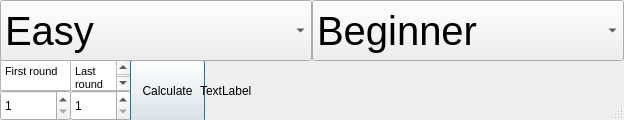
<?xml version="1.0" encoding="UTF-8"?>
<ui version="4.0">
 <class>MainWindow</class>
 <widget class="QDialog" name="MainWindow">
  <property name="geometry">
   <rect>
    <x>0</x>
    <y>0</y>
    <width>624</width>
    <height>120</height>
   </rect>
  </property>
  <property name="cursor">
   <cursorShape>ArrowCursor</cursorShape>
  </property>
  <property name="windowTitle">
   <string>Xp Calculator</string>
  </property>
  <property name="whatsThis">
   <string>&lt;html&gt;&lt;head/&gt;&lt;body&gt;&lt;p&gt;Calculate XP&lt;/p&gt;&lt;/body&gt;&lt;/html&gt;</string>
  </property>
  <property name="sizeGripEnabled">
   <bool>true</bool>
  </property>
  <property name="modal">
   <bool>true</bool>
  </property>
  <widget class="QSpinBox" name="FirstR">
   <property name="geometry">
    <rect>
     <x>0</x>
     <y>90</y>
     <width>71</width>
     <height>31</height>
    </rect>
   </property>
   <property name="minimum">
    <number>1</number>
   </property>
   <property name="maximum">
    <number>1000000000</number>
   </property>
  </widget>
  <widget class="QSpinBox" name="FinalR">
   <property name="geometry">
    <rect>
     <x>70</x>
     <y>90</y>
     <width>61</width>
     <height>31</height>
    </rect>
   </property>
   <property name="minimum">
    <number>1</number>
   </property>
   <property name="maximum">
    <number>1000000000</number>
   </property>
  </widget>
  <widget class="QTextBrowser" name="t1">
   <property name="geometry">
    <rect>
     <x>70</x>
     <y>60</y>
     <width>61</width>
     <height>31</height>
    </rect>
   </property>
   <property name="html">
    <string>&lt;!DOCTYPE HTML PUBLIC &quot;-//W3C//DTD HTML 4.0//EN&quot; &quot;http://www.w3.org/TR/REC-html40/strict.dtd&quot;&gt;
&lt;html&gt;&lt;head&gt;&lt;meta name=&quot;qrichtext&quot; content=&quot;1&quot; /&gt;&lt;style type=&quot;text/css&quot;&gt;
p, li { white-space: pre-wrap; }
&lt;/style&gt;&lt;/head&gt;&lt;body style=&quot; font-family:'MS Shell Dlg 2'; font-size:8.25pt; font-weight:400; font-style:normal;&quot;&gt;
&lt;p style=&quot; margin-top:0px; margin-bottom:0px; margin-left:0px; margin-right:0px; -qt-block-indent:0; text-indent:0px;&quot;&gt;Last round&lt;/p&gt;&lt;/body&gt;&lt;/html&gt;</string>
   </property>
  </widget>
  <widget class="QTextBrowser" name="t2">
   <property name="geometry">
    <rect>
     <x>0</x>
     <y>60</y>
     <width>71</width>
     <height>31</height>
    </rect>
   </property>
   <property name="html">
    <string>&lt;!DOCTYPE HTML PUBLIC &quot;-//W3C//DTD HTML 4.0//EN&quot; &quot;http://www.w3.org/TR/REC-html40/strict.dtd&quot;&gt;
&lt;html&gt;&lt;head&gt;&lt;meta name=&quot;qrichtext&quot; content=&quot;1&quot; /&gt;&lt;style type=&quot;text/css&quot;&gt;
p, li { white-space: pre-wrap; }
&lt;/style&gt;&lt;/head&gt;&lt;body style=&quot; font-family:'MS Shell Dlg 2'; font-size:8.25pt; font-weight:400; font-style:normal;&quot;&gt;
&lt;p style=&quot; margin-top:0px; margin-bottom:0px; margin-left:0px; margin-right:0px; -qt-block-indent:0; text-indent:0px;&quot;&gt;First round&lt;/p&gt;&lt;/body&gt;&lt;/html&gt;</string>
   </property>
  </widget>
  <widget class="QPushButton" name="calc">
   <property name="geometry">
    <rect>
     <x>130</x>
     <y>60</y>
     <width>75</width>
     <height>62</height>
    </rect>
   </property>
   <property name="text">
    <string>Calculate</string>
   </property>
  </widget>
  <widget class="QLabel" name="XP">
   <property name="geometry">
    <rect>
     <x>200</x>
     <y>60</y>
     <width>421</width>
     <height>61</height>
    </rect>
   </property>
   <property name="text">
    <string>TextLabel</string>
   </property>
  </widget>
  <widget class="QComboBox" name="dif">
   <property name="geometry">
    <rect>
     <x>0</x>
     <y>0</y>
     <width>312</width>
     <height>61</height>
    </rect>
   </property>
   <property name="font">
    <font>
     <pointsize>30</pointsize>
     <weight>50</weight>
     <bold>false</bold>
    </font>
   </property>
   <property name="editable">
    <bool>false</bool>
   </property>
   <item>
    <property name="text">
     <string>Easy</string>
    </property>
   </item>
   <item>
    <property name="text">
     <string>Deflation</string>
    </property>
   </item>
   <item>
    <property name="text">
     <string>Medium</string>
    </property>
   </item>
   <item>
    <property name="text">
     <string>Hard</string>
    </property>
   </item>
   <item>
    <property name="text">
     <string>Imp./Chimps</string>
    </property>
   </item>
  </widget>
  <widget class="QComboBox" name="mapdif">
   <property name="geometry">
    <rect>
     <x>312</x>
     <y>0</y>
     <width>312</width>
     <height>61</height>
    </rect>
   </property>
   <property name="font">
    <font>
     <pointsize>30</pointsize>
    </font>
   </property>
   <property name="editable">
    <bool>false</bool>
   </property>
   <item>
    <property name="text">
     <string>Beginner</string>
    </property>
   </item>
   <item>
    <property name="text">
     <string>Intermediate</string>
    </property>
   </item>
   <item>
    <property name="text">
     <string>Advanced</string>
    </property>
   </item>
   <item>
    <property name="text">
     <string>Expert</string>
    </property>
   </item>
  </widget>
 </widget>
 <resources/>
 <connections/>
</ui>
